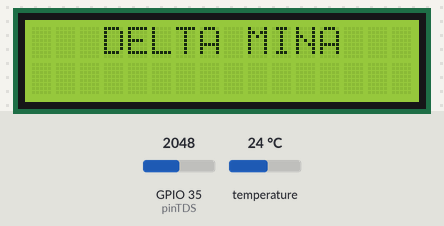
The program below on a simulated ESP32. Parts: 16×2 character LCD. Inputs (shaded band) come from the test bench; at power-on: GPIO 35 (pinTDS) = 2048, temperature 24 °C. What the program prints to the serial monitor is not drawn.

Above: at 0.2 s.
At 2.7 s:
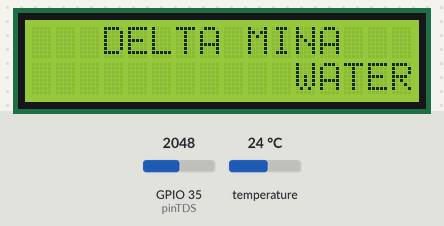
At 5.8 s:
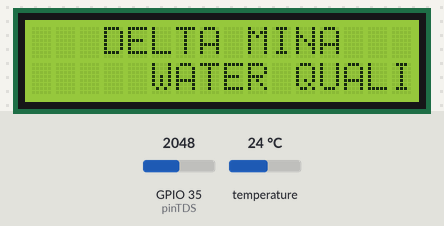
At 12.0 s:
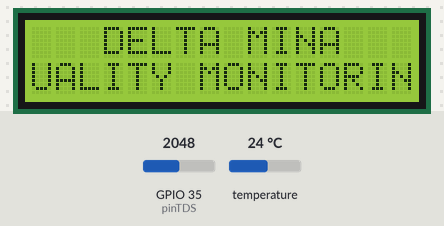
At 17.7 s:
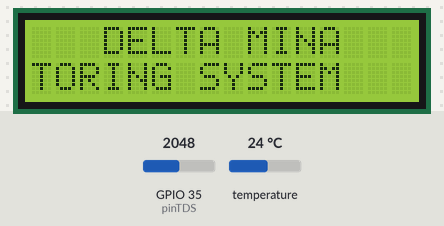
At 23.8 s:
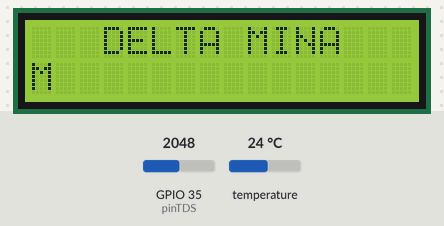

The program:

main.cpp
```cpp
#include <Arduino.h>
#include <OneWire.h>
#include <DallasTemperature.h>
#include <LiquidCrystal_I2C.h>
#define startTDS

//---------------Sensor Suhu---------------
OneWire pinSuhu(4);
DallasTemperature sensorSuhu(&pinSuhu);
float temperatureC;

void settingSuhu(){
  sensorSuhu.requestTemperatures();
  temperatureC = sensorSuhu.getTempCByIndex(0);
}
//---------------Sensor Suhu---------------

//---------------Sensor TDS---------------
#define pinTDS 35
#define VREF 3.3    //ADC esp32
#define SCOUNT 30   //Jumlah sample
int analogBuffer[SCOUNT], analogBufferTemp[SCOUNT];
int analogBufferIndex = 0, copyIndex = 0;
float averageVoltage = 0, tdsValue = 0;

int getMedianNum(int bArray[], int iFilterLen)
{
  int bTab[iFilterLen];
  for (byte i = 0; i<iFilterLen; i++)
    bTab[i] = bArray[i];
  int i, j, bTemp;
  for (j = 0; j < iFilterLen - 1; j++)
  {
    for (i = 0; i < iFilterLen - j - 1; i++)
    {
      if (bTab[i] > bTab[i + 1])
      {
        bTemp = bTab[i];
        bTab[i] = bTab[i + 1];
        bTab[i + 1] = bTemp;
      }
    }
  }
  if ((iFilterLen & 1) > 0)
    bTemp = bTab[(iFilterLen - 1) / 2];
  else
    bTemp = (bTab[iFilterLen / 2] + bTab[iFilterLen / 2 - 1]) / 2;
  return bTemp;
}

void settingTDS(){
    //membaca nilai analog TDS setiap 40 milliseconds kemudian disimpan pada buffer
    static unsigned long analogSampleTimepoint = millis();
    if(millis()-analogSampleTimepoint > 40U)
    {
      analogSampleTimepoint = millis();
      analogBuffer[analogBufferIndex] = analogRead(pinTDS);
      analogBufferIndex++;
        if(analogBufferIndex == SCOUNT)
          analogBufferIndex = 0;
    }

    static unsigned long printTimepoint = millis();
    if(millis()-printTimepoint > 800U)
    {
      printTimepoint = millis();
      for(copyIndex=0; copyIndex<SCOUNT; copyIndex++)
          analogBufferTemp[copyIndex]= analogBuffer[copyIndex];

      averageVoltage = getMedianNum(analogBufferTemp, SCOUNT) * (float)VREF / 4096.0;
      float compensationCoefficient = 1.0+0.02*(temperatureC-25.0);

      float compensationVoltage = averageVoltage/compensationCoefficient;  //temperature compensation
      tdsValue=(133.42*compensationVoltage*compensationVoltage*compensationVoltage - 255.86*compensationVoltage*compensationVoltage + 857.39*compensationVoltage)*0.5;
    }
}
// ---------------Sensor TDS---------------

// ------------------LCD-------------------
LiquidCrystal_I2C lcd(0x27, 16, 2);  //LCD I2C
String messageToScroll = "WATER QUALITY MONITORING SYSTEM";
void scrollText(int row, String message, int delayTime, int lcdColumns) {
  for (int i=0; i < lcdColumns; i++) {
    message = " " + message;
  }
  message = message + " ";
  for (int pos = 0; pos < message.length(); pos++) {
    lcd.setCursor(0, row);
    lcd.print(message.substring(pos, pos + lcdColumns));
    delay(delayTime);
  }
}

void openingLCD(){
  lcd.init();
  lcd.backlight();
  lcd.setCursor(3, 0);
  lcd.print("DELTA MINA");
  scrollText(1, messageToScroll, 500, 16);
  delay(1000);
  lcd.clear();
}
// ------------------LCD-------------------

void setup() {
  Serial.begin(115200);
  sensorSuhu.begin();
  pinMode(pinTDS, INPUT);
  openingLCD();
}

void loop() {
  settingSuhu();
  settingTDS();

  Serial.print(temperatureC);
  Serial.println("ºC");
  Serial.print("TDS Value :");
  Serial.print(tdsValue);
  Serial.println(" ppm");
}
```

Measured:
- what the display in image 1 shows lasts 0.5 s, from 2.7 s to 3.2 s
